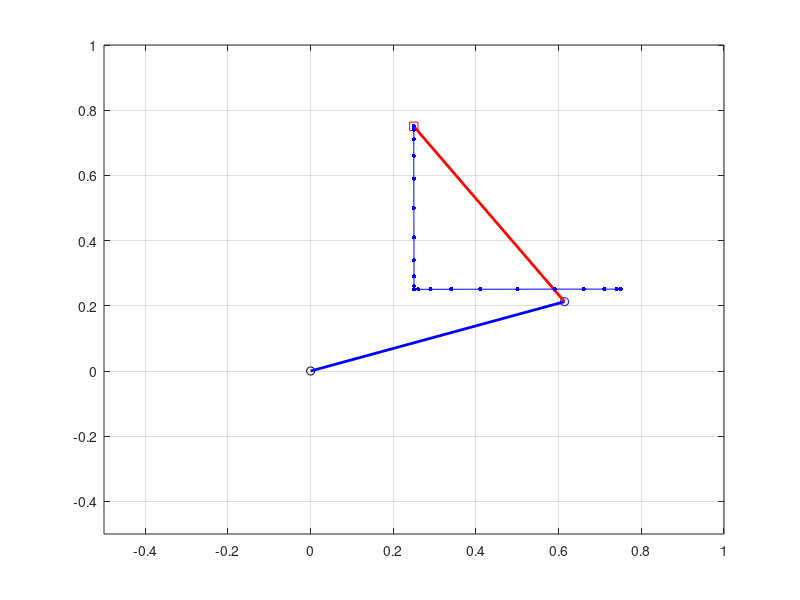
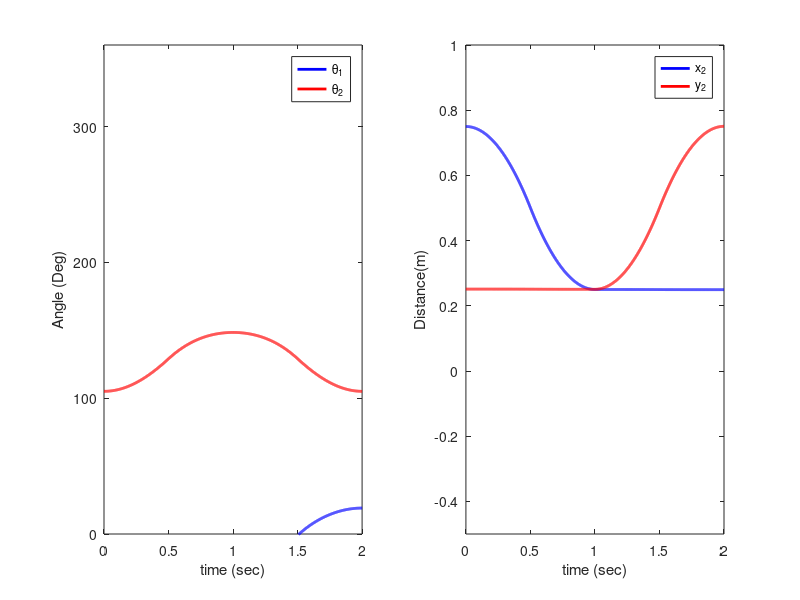
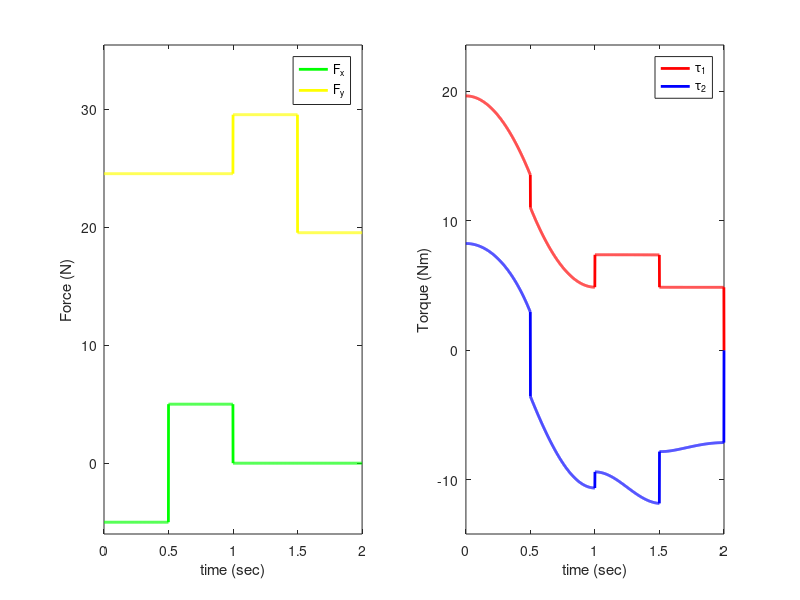

MATLAB code to generate these figures, in order:
%% Robotics MATLAB
% Author: Won Bin Choi (B4)
% E-mail: dc07650@naver.com
% Organization: Sogang University(Korea, Republic of), Mechanical Engineering
% Date: June 3, 2021

close all; clear; clc;
%% Forward Kinematics
Tfinal = 2;    % Time range (sec)
T = 0.001;      % Sampling period (sec)
t = 0:T:Tfinal; % Time
N = length(t);   % Number of data

L1 = 0.65; % Length of pendulum
L2 = 0.65;
r = 0.2;

P = zeros(N,2); % EE position
P_dot = zeros(N,2); % EE velocity
theta = zeros(N,2); % Angle
dtheta = zeros(N,2); % Angle
ddtheta = zeros(N,2); % Angle
F = zeros(N,2); % Force on EE
m1 = 0;    % Mass of end points
m2 = 2.5;
g = 9.81; % Gravitational Acceleration
theta(1,:) = [-34.0071, 105.049] * pi/180;

%% Force Generation
for k = 1:N
    if k < N*(1/4)
        F(k,1) = -5;    % Force applied on EE
        F(k,2) = 2.5*g; % Gravity Compensation
    elseif k < N*(2/4)
        F(k,1) = 5;
        F(k,2) = 2.5*g;
    elseif k < N*(3/4)
        F(k,1) = 0;
        F(k,2) = 2.5*g + 5;
    elseif k <= N*(4/4)
        F(k,1) = 0;
        F(k,2) = 2.5*g - 5;
    end
end

%% Jacobian Calculation & Forward Dynamics

J = zeros(N, 4);
Jacobian = zeros(3,3);
tau = zeros(N,2);

for k = 1:N-1
    J(k,1) = - L1*sin(theta(k,1)) - L2*sin(theta(k,1) + theta(k,2));
    J(k,2) = - L2*sin(theta(k,1) + theta(k,2));
    J(k,3) = L1*cos(theta(k,1)) + L2*cos(theta(k,1) + theta(k,2));
    J(k,4) = L2*cos(theta(k,1) + theta(k,2));
    
    Jacobian = [J(k,1) J(k,2);
                J(k,3) J(k,4)];
    
    tau(k,:) = (Jacobian')*F(k,:)'; % Transform Cartesian force to Joint space torque
    
    M = [m2*L2^2 + (m1+m2)*L1^2 + 2*m2*L1*L2*cos(theta(k,2)) , m2*L2^2 + m2*L1*L2*cos(theta(k,2));
        m2*L2^2 + m2*L1*L2*cos(theta(k,2))                  , m2*L2^2];
    V = [-m2*L1*L2*sin(theta(k,2))*dtheta(k,2)^2 - 2*m2*L1*L2*sin(theta(k,2))*dtheta(k,1)*dtheta(k,2),
        m2*L1*L2*sin(theta(k,2))*dtheta(k,1)*dtheta(k,1)];
    G = [m2*L2*g*cos(theta(k,1)+theta(k,2)) + (m1 + m2)*L1*g*cos(theta(k,1))
        m2*L2*g*cos(theta(k,1)+theta(k,2))];
    
    ddtheta(k,:) = inv(M)*(tau(k,:)' - V - G);
    dtheta(k+1,:) = dtheta(k,:) + ddtheta(k,:)*T;
    theta(k+1,:) = theta(k,:) + dtheta(k,:)*T;
end

%% Forward Kinematics

x = zeros(N,3); y = zeros(N,3);
for k = 1:N
   x(k,1) = 0; % Joint 0
   y(k,1) = 0; % Joint 0
   x(k,2) = L1*cos(theta(k,1)); % Joint 1
   y(k,2) = L1*sin(theta(k,1)); % Joint 1
   x(k,3) = L1*cos(theta(k,1)) + L2*cos(theta(k,1) + theta(k,2)); % Joint 2
   y(k,3) = L1*sin(theta(k,1)) + L2*sin(theta(k,1) + theta(k,2)); % Joint 2
end

%% Simulation

figure('color', 'w');
for k = 1:10:N
    plot(P(:,1),P(:,2),'y', 'linewidth',4); hold on; % Predefined trajectory
    plot(x(k,1),y(k,1),'ko'); hold on; % Joint 0
    plot(x(k,2),y(k,2),'bo'); hold on; % Joint 1
    plot(x(k,3),y(k,3),'rs'); hold on; % Joint 2
    plot([x(k,1) x(k,2)], [y(k,1) y(k,2)], 'b', 'linewidth', 2); hold on;
    plot([x(k,2) x(k,3)], [y(k,2) y(k,3)], 'r', 'linewidth', 2); hold on;
    plot(x(1:100:k,3), y(1:100:k,3), 'b', 'marker', '.', 'markersize', 10); % End effector trajectory
    axis([-0.5 1 -0.5 1]);
    grid on;
    drawnow;
    hold off;
end
%% Graph

figure('color', 'w');
subplot(121)
plot(t, theta(:,1)*180/pi, 'b', 'linewidth', 2); hold on;
plot(t, theta(:,2)*180/pi, 'r', 'linewidth', 2); hold on;
legend('\theta_1','\theta_2');
ylabel('Angle (Deg)'); xlabel('time (sec)');
axis([0 2 0 360]);

subplot(122);
plot(t,x(:,3), 'b', 'linewidth', 2); hold on;
plot(t,y(:,3), 'r', 'linewidth', 2); hold on;
legend('x_2', 'y_2');
ylabel('Distance(m)'); xlabel('time (sec)');
axis([0 2 -0.5 1]);

figure('color', 'w');
subplot(121)
plot(t, F(:,1), 'g', 'linewidth', 2); hold on;
plot(t, F(:,2), 'y', 'linewidth', 2); hold on;
legend('F_x','F_y');
ylabel('Force (N)'); xlabel('time (sec)');
low = min(F)*1.2;
low = min(low(1),low(2));
high = max(F)*1.2;
high = max(high(1),high(2));
axis([0 2 low(1) high(1)]);

subplot(122);
plot(t, tau(:,1), 'r', 'linewidth', 2); hold on;
plot(t, tau(:,2), 'b', 'linewidth', 2); hold on;
legend('\tau_1','\tau_2');
ylabel('Torque (Nm)'); xlabel('time (sec)');
low = min(tau)*1.2;
low = min(low(1),low(2));
high = max(tau)*1.2;
high = max(high(1),high(2));
axis([0 2 low high]);